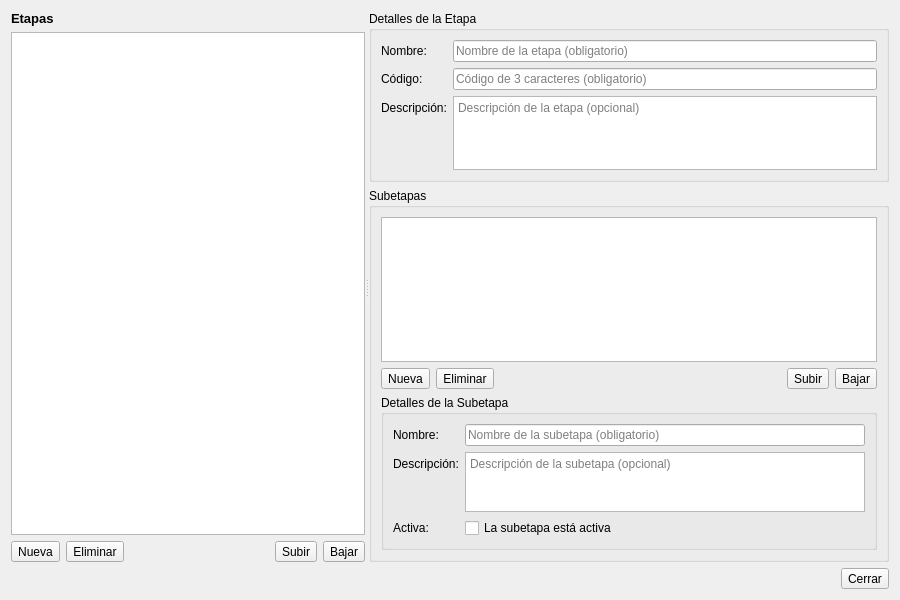
<?xml version="1.0" encoding="UTF-8"?>
<ui version="4.0">
 <class>DlgGestionEtapas</class>
 <widget class="QDialog" name="DlgGestionEtapas">
  <property name="geometry">
   <rect>
    <x>0</x>
    <y>0</y>
    <width>900</width>
    <height>600</height>
   </rect>
  </property>
  <property name="windowTitle">
   <string>Gestión de Etapas</string>
  </property>
  <property name="modal">
   <bool>true</bool>
  </property>
  <layout class="QVBoxLayout" name="verticalLayout">
   <item>
    <widget class="QSplitter" name="splitter">
     <property name="orientation">
      <enum>Qt::Horizontal</enum>
     </property>
     <widget class="QWidget" name="stagePanel" native="true">
      <layout class="QVBoxLayout" name="verticalLayout_2">
       <item>
        <widget class="QLabel" name="labelEtapas">
         <property name="font">
          <font>
           <pointsize>10</pointsize>
           <weight>75</weight>
           <bold>true</bold>
          </font>
         </property>
         <property name="text">
          <string>Etapas</string>
         </property>
        </widget>
       </item>
       <item>
        <widget class="QListView" name="listEtapas">
         <property name="editTriggers">
          <set>QAbstractItemView::NoEditTriggers</set>
         </property>
         <property name="alternatingRowColors">
          <bool>true</bool>
         </property>
        </widget>
       </item>
       <item>
        <layout class="QHBoxLayout" name="horizontalLayout">
         <item>
          <widget class="QToolButton" name="btnNuevaEtapa">
           <property name="text">
            <string>Nueva</string>
           </property>
           <property name="icon">
            <iconset resource="icons.qrc">
             <normaloff>:/icons/resources/icons/new.svg</normaloff>:/icons/resources/icons/new.svg</iconset>
           </property>
           <property name="toolButtonStyle">
            <enum>Qt::ToolButtonTextBesideIcon</enum>
           </property>
          </widget>
         </item>
         <item>
          <widget class="QToolButton" name="btnEliminarEtapa">
           <property name="text">
            <string>Eliminar</string>
           </property>
           <property name="icon">
            <iconset resource="icons.qrc">
             <normaloff>:/icons/resources/icons/remove.svg</normaloff>:/icons/resources/icons/remove.svg</iconset>
           </property>
           <property name="toolButtonStyle">
            <enum>Qt::ToolButtonTextBesideIcon</enum>
           </property>
          </widget>
         </item>
         <item>
          <spacer name="horizontalSpacer">
           <property name="orientation">
            <enum>Qt::Horizontal</enum>
           </property>
           <property name="sizeHint" stdset="0">
            <size>
             <width>40</width>
             <height>20</height>
            </size>
           </property>
          </spacer>
         </item>
         <item>
          <widget class="QToolButton" name="btnSubirEtapa">
           <property name="text">
            <string>Subir</string>
           </property>
           <property name="icon">
            <iconset resource="icons.qrc">
             <normaloff>:/icons/resources/icons/chevron-up.svg</normaloff>:/icons/resources/icons/chevron-up.svg</iconset>
           </property>
           <property name="toolButtonStyle">
            <enum>Qt::ToolButtonTextBesideIcon</enum>
           </property>
          </widget>
         </item>
         <item>
          <widget class="QToolButton" name="btnBajarEtapa">
           <property name="text">
            <string>Bajar</string>
           </property>
           <property name="icon">
            <iconset resource="icons.qrc">
             <normaloff>:/icons/resources/icons/chevron-down.svg</normaloff>:/icons/resources/icons/chevron-down.svg</iconset>
           </property>
           <property name="toolButtonStyle">
            <enum>Qt::ToolButtonTextBesideIcon</enum>
           </property>
          </widget>
         </item>
        </layout>
       </item>
      </layout>
     </widget>
     <widget class="QWidget" name="detailsPanel" native="true">
      <layout class="QVBoxLayout" name="verticalLayout_3">
       <item>
        <widget class="QGroupBox" name="groupEtapa">
         <property name="title">
          <string>Detalles de la Etapa</string>
         </property>
         <layout class="QFormLayout" name="formLayout">
          <item row="0" column="0">
           <widget class="QLabel" name="labelNombreEtapa">
            <property name="text">
             <string>Nombre:</string>
            </property>
           </widget>
          </item>
          <item row="0" column="1">
           <widget class="QLineEdit" name="edNombreEtapa">
            <property name="placeholderText">
             <string>Nombre de la etapa (obligatorio)</string>
            </property>
           </widget>
          </item>
          <item row="1" column="0">
           <widget class="QLabel" name="labelCodigoEtapa">
            <property name="text">
             <string>Código:</string>
            </property>
           </widget>
          </item>
          <item row="1" column="1">
           <widget class="QLineEdit" name="edCodigoEtapa">
            <property name="maxLength">
             <number>3</number>
            </property>
            <property name="placeholderText">
             <string>Código de 3 caracteres (obligatorio)</string>
            </property>
           </widget>
          </item>
          <item row="2" column="0">
           <widget class="QLabel" name="labelDescripcionEtapa">
            <property name="text">
             <string>Descripción:</string>
            </property>
           </widget>
          </item>
          <item row="2" column="1">
           <widget class="QTextEdit" name="edDescripcionEtapa">
            <property name="maximumSize">
             <size>
              <width>16777215</width>
              <height>80</height>
             </size>
            </property>
            <property name="placeholderText">
             <string>Descripción de la etapa (opcional)</string>
            </property>
           </widget>
          </item>
         </layout>
        </widget>
       </item>
       <item>
        <widget class="QGroupBox" name="groupSubetapas">
         <property name="title">
          <string>Subetapas</string>
         </property>
         <layout class="QVBoxLayout" name="verticalLayout_4">
          <item>
           <widget class="QListView" name="listSubetapas">
            <property name="maximumSize">
             <size>
              <width>16777215</width>
              <height>150</height>
             </size>
            </property>
            <property name="editTriggers">
             <set>QAbstractItemView::NoEditTriggers</set>
            </property>
            <property name="alternatingRowColors">
             <bool>true</bool>
            </property>
           </widget>
          </item>
          <item>
           <layout class="QHBoxLayout" name="horizontalLayout_2">
            <item>
             <widget class="QToolButton" name="btnNuevaSubetapa">
              <property name="text">
               <string>Nueva</string>
              </property>
              <property name="icon">
               <iconset resource="icons.qrc">
                <normaloff>:/icons/resources/icons/new.svg</normaloff>:/icons/resources/icons/new.svg</iconset>
              </property>
              <property name="toolButtonStyle">
               <enum>Qt::ToolButtonTextBesideIcon</enum>
              </property>
             </widget>
            </item>
            <item>
             <widget class="QToolButton" name="btnEliminarSubetapa">
              <property name="text">
               <string>Eliminar</string>
              </property>
              <property name="icon">
               <iconset resource="icons.qrc">
                <normaloff>:/icons/resources/icons/remove.svg</normaloff>:/icons/resources/icons/remove.svg</iconset>
              </property>
              <property name="toolButtonStyle">
               <enum>Qt::ToolButtonTextBesideIcon</enum>
              </property>
             </widget>
            </item>
            <item>
             <spacer name="horizontalSpacer_2">
              <property name="orientation">
               <enum>Qt::Horizontal</enum>
              </property>
              <property name="sizeHint" stdset="0">
               <size>
                <width>40</width>
                <height>20</height>
               </size>
              </property>
             </spacer>
            </item>
            <item>
             <widget class="QToolButton" name="btnSubirSubetapa">
              <property name="text">
               <string>Subir</string>
              </property>
              <property name="icon">
               <iconset resource="icons.qrc">
                <normaloff>:/icons/resources/icons/chevron-up.svg</normaloff>:/icons/resources/icons/chevron-up.svg</iconset>
              </property>
              <property name="toolButtonStyle">
               <enum>Qt::ToolButtonTextBesideIcon</enum>
              </property>
             </widget>
            </item>
            <item>
             <widget class="QToolButton" name="btnBajarSubetapa">
              <property name="text">
               <string>Bajar</string>
              </property>
              <property name="icon">
               <iconset resource="icons.qrc">
                <normaloff>:/icons/resources/icons/chevron-down.svg</normaloff>:/icons/resources/icons/chevron-down.svg</iconset>
              </property>
              <property name="toolButtonStyle">
               <enum>Qt::ToolButtonTextBesideIcon</enum>
              </property>
             </widget>
            </item>
           </layout>
          </item>
          <item>
           <widget class="QGroupBox" name="groupDetallesSubetapa">
            <property name="title">
             <string>Detalles de la Subetapa</string>
            </property>
            <layout class="QFormLayout" name="formLayout_2">
             <item row="0" column="0">
              <widget class="QLabel" name="labelNombreSubetapa">
               <property name="text">
                <string>Nombre:</string>
               </property>
              </widget>
             </item>
             <item row="0" column="1">
              <widget class="QLineEdit" name="edNombreSubetapa">
               <property name="placeholderText">
                <string>Nombre de la subetapa (obligatorio)</string>
               </property>
              </widget>
             </item>
             <item row="1" column="0">
              <widget class="QLabel" name="labelDescripcionSubetapa">
               <property name="text">
                <string>Descripción:</string>
               </property>
              </widget>
             </item>
             <item row="1" column="1">
              <widget class="QTextEdit" name="edDescripcionSubetapa">
               <property name="maximumSize">
                <size>
                 <width>16777215</width>
                 <height>60</height>
                </size>
               </property>
               <property name="placeholderText">
                <string>Descripción de la subetapa (opcional)</string>
               </property>
              </widget>
             </item>
             <item row="2" column="0">
              <widget class="QLabel" name="labelActivaSubetapa">
               <property name="text">
                <string>Activa:</string>
               </property>
              </widget>
             </item>
             <item row="2" column="1">
              <widget class="QCheckBox" name="cbActivaSubetapa">
               <property name="text">
                <string>La subetapa está activa</string>
               </property>
              </widget>
             </item>
            </layout>
           </widget>
          </item>
         </layout>
        </widget>
       </item>
      </layout>
     </widget>
    </widget>
   </item>
   <item>
    <layout class="QHBoxLayout" name="horizontalLayout_3">
     <item>
      <spacer name="horizontalSpacer_3">
       <property name="orientation">
        <enum>Qt::Horizontal</enum>
       </property>
       <property name="sizeHint" stdset="0">
        <size>
         <width>40</width>
         <height>20</height>
        </size>
       </property>
      </spacer>
     </item>
     <item>
      <widget class="QToolButton" name="btnCerrar">
       <property name="text">
        <string>Cerrar</string>
       </property>
       <property name="icon">
        <iconset resource="icons.qrc">
         <normaloff>:/icons/resources/icons/circle-ok.svg</normaloff>:/icons/resources/icons/circle-ok.svg</iconset>
       </property>
       <property name="iconSize">
        <size>
         <width>20</width>
         <height>20</height>
        </size>
       </property>
       <property name="toolButtonStyle">
        <enum>Qt::ToolButtonTextBesideIcon</enum>
       </property>
      </widget>
     </item>
    </layout>
   </item>
  </layout>
 </widget>
 <resources>
  <include location="icons.qrc"/>
 </resources>
 <connections/>
</ui>
